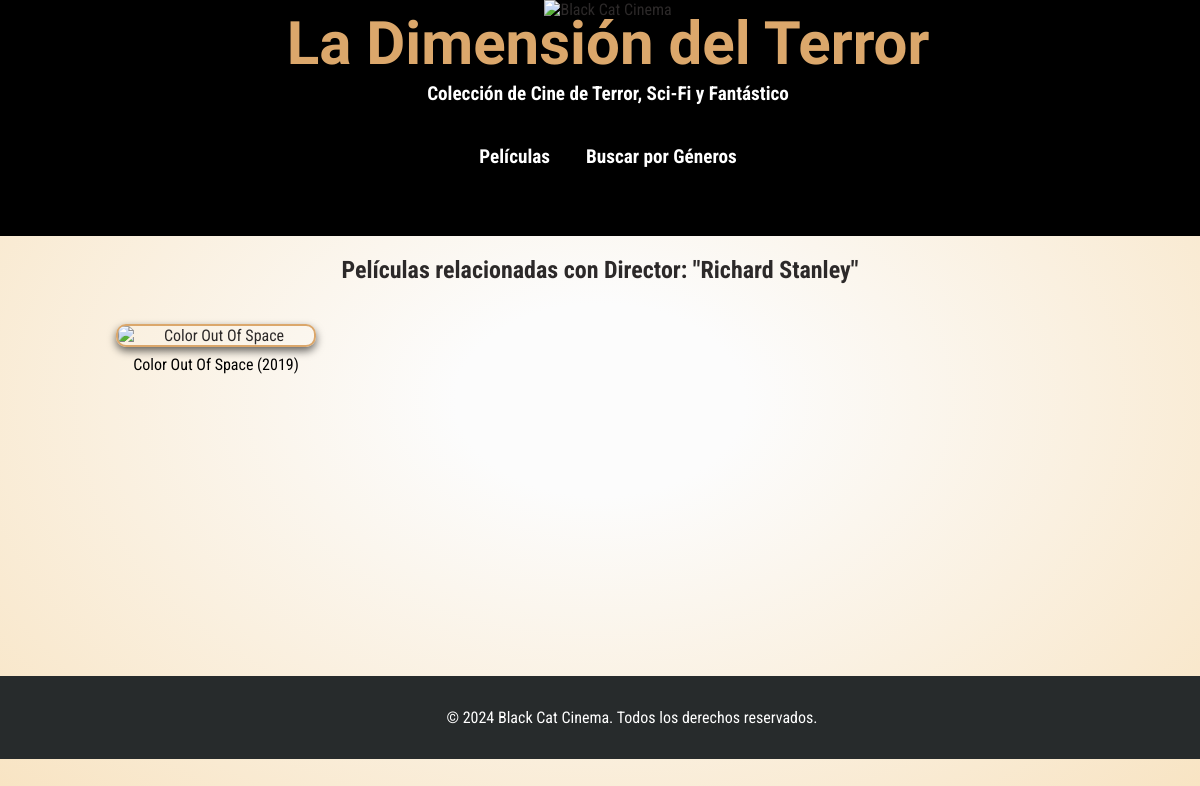
Page /director/Richard Stanley/ on the committed database.
### movies/models.py (models this page shows, shortened)
class Movie(models.Model):
    title = models.CharField(max_length=200)
    description = models.TextField(null=True, blank=True)
    release_date = models.DateField(null=True, blank=True)
    rating = models.FloatField(null=True, blank=True)
    duration = models.IntegerField(null=True, blank=True)  # Duración en minutos
    language = models.CharField(max_length=50, null=True, blank=True)  # Idioma original
    director = models.CharField(max_length=200, null=True, blank=True)  # Director
    cast = models.TextField(null=True, blank=True)  # Reparto
    tmdb_url = models.URLField(null=True, blank=True)  # Enlace a TMDb
    poster_image = models.ImageField(upload_to='posters/', blank=True, null=True)
    header_image = models.ImageField(upload_to='headers/', blank=True, null=True)  # Imagen del encabezado
    drive_url = models.URLField()
    trailer_url = models.URLField(null=True, blank=True)  # Nuevo campo para la URL del tráiler
    genres = models.ManyToManyField('Genre', related_name='movies')
    review = CKEditor5Field('Review', config_name='default', blank=True, null=True)

### movies/views.py (the view)
# urls.py: path('<str:tag_type>/<str:tag>/', views.movies_by_tag, name='movies_by_tag'),  # Filtrar por etiqueta
def movies_by_tag(request, tag_type, tag):
    if tag_type == "director":
        movies = Movie.objects.filter(director__iexact=tag)  # Asegura que la búsqueda sea insensible a mayúsculas
    elif tag_type == "cast":
        movies = Movie.objects.filter(cast__icontains=tag.strip())
    else:
        movies = Movie.objects.none()
    context = {
        'movies': movies,
        'tag_type': tag_type,
        'tag': tag,
    }
    print(f"Tag Type: {tag_type}, Tag: {tag}")
    return render(request, 'movies/movies_by_tag.html', context)

### movies/templates/movies/movies_by_tag.html (shortened to what this page needs)
<!DOCTYPE html>
<html lang="es">
<head>
    {% load static %}
    <link rel="stylesheet" href="{% static 'css/styles.css' %}">
    <link rel="stylesheet" href="https://cdnjs.cloudflare.com/ajax/libs/font-awesome/6.4.0/css/all.min.css" />
</head>
<body>
    <header>
        <a href="{% url 'movie_list' %}" class="header-link">
            <div id="img-header">
                <img src="{% static 'banners/header_default.jpg' %}" alt="Black Cat Cinema">
            </div>
            <h1>La Dimensión del Terror</h1>
            <h3>Colección de Cine de Terror, Sci-Fi y Fantástico</h3>
        </a>
        <nav class="navbar">
            <ul>
                <li><a href="{% url 'movie_list' %}">Películas</a></li>
                <li><a href="{% url 'search_movies' %}">Buscar por Géneros</a></li>
            </ul>
        </nav>
    </header>
    <main>
        <h2>Películas relacionadas con {{ tag_type|title }}: "{{ tag }}"</h2>
        <section id="movie-posters">
            <div class="posters-grid">
                {% for movie in movies %}
                    <div class="poster-box">
                        <div class="poster-content">
                        </div>
                        <div class="poster-info">
                            <p>{{ movie.title }} ({{ movie.release_date.year|default:"N/A" }})</p>
                        </div>
                    </div>
                {% empty %}
                    <p>No se encontraron películas relacionadas con esta etiqueta.</p>
                {% endfor %}
            </div>
        </section>
    </main>
    <footer>
        <p>&copy; 2024 Black Cat Cinema. Todos los derechos reservados.</p>
    </footer>
</body>
</html>

### movies/static/css/styles.css (style rules this page uses)
:root { --font-primary: 'Poppins', sans-serif; --font-secondary: 'Roboto Condensed', sans-serif; --font-title: 'Holtwood One SC', serif; --font-body: 'Mulish', sans-serif; --font-accent: 'Bebas Neue', cursive; --font-extra: 'PT Sans Narrow', sans-serif; --font-decorative: 'Ruslan Display', cursive; --font-special: 'Bruno Ace SC', sans-serif; }
body { font-family: var(--font-secondary); margin: 0; padding: 0; box-sizing: border-box; background: radial-gradient( 100% 100% at 50% 50%, rgba(252, 252, 252, 1) 12%, rgba(247, 222, 181, 1) 84%, rgba(232, 229, 220, 1) 96% ); background-blend-mode: multiply; color: rgb(44, 41, 41); min-height: 100vh; }
html, body { overflow-x: hidden; }
header { background-color: black; text-align: center; position: relative; overflow: hidden; width: 100%; height: 220px; padding: 0.5rem 0.5rem; display: flex; justify-content: center; align-items: center; flex-direction: column; z-index: 2; }
header > * { flex: 1; max-height: 100%; }
header h1 { margin: 0; color: #dba76b; font-size:60px; z-index: 1; position: relative; font-family: var(--font-special); text-shadow: 2px 2px 4px rgba(0.6, 0, 0.6, 0.95); margin-bottom: 0.2rem; }
header h3 { font-family: var(--font-secondary); font-size: 1.2rem; color: #ffffff; z-index: 2; margin-top: 0; position: relative; text-shadow: 1px 1px 2px rgba(0, 0, 0, 0.8); opacity: 0; transform: translateX(-20px); animation: fadeInLeft 1s ease-out forwards; }
nav ul li a { position: relative; text-shadow: 2px 2px 4px rgba(0, 0.6, 0, 0.6); }
nav ul li a::after { content: ''; position: absolute; width: 0; height: 2px; background-color: #dba76b; left: 0; bottom: -5px; transition: width 0.3s; }
#img-header { position: absolute; top: 0; left: 0; width: 100%; height: 100%; z-index: 1; overflow: hidden; object-fit: cover; }
#img-header img { width: 100%; height: 100%; object-fit: cover; }
nav ul { list-style: none; padding: 5px 15px; display: flex; justify-content: center; margin-bottom: 0px; position:relative; z-index: 3; background-color: rgba(0, 0, 0, 0.45); border-radius: 8px; }
nav ul li { margin: 0 0.5rem; }
nav ul li a { font-family: var(--font-secondary); color: rgb(255, 255, 255); text-decoration: none; font-size: 1.2rem; font-weight: 700; text-shadow: 1px 1px 3px rgba(0, 0, 0, 0.8); padding: 5px 8px; border: 2px solid transparent; transition: all 0.3s ease-in-out; border-radius: 5px; background-color: rgba(0, 0, 0, 0); }
main { padding: 2rem; flex: 1; display: flex; flex-direction: column; align-items: center; max-width: 1200px; margin: 0 auto; box-sizing: border-box; margin-top: 0; padding-top: 0; }
#movie-posters { text-align: center; width: 100%; padding: 0; display: flex; justify-content: center; align-items: center; flex-direction: column; margin: 0; }
.posters-grid { display: grid; grid-template-columns: repeat(4, 1fr); gap: 1rem; max-width: 100%; justify-content: center; }
.poster-box { width: 200px; height: 300px; position: relative; margin: 20px; text-align: center; }
.poster-content { position: relative; overflow: hidden; border: 2px solid #dba76b; border-radius: 10px; box-shadow: 0 4px 8px rgba(0.1, 0.1, 0, 0.6); }
.poster-info { text-align: center; color: #000000; font-size: 1rem; margin-top: 0.5rem; }
.poster-info p { margin: 0; font-size: 1rem; }
footer { background-color: #272B2C; color: #fff; padding: 1rem 2rem; width: 100%; display: flex; justify-content: center; align-items: center; flex-direction: column; margin-top: auto; }
.header-link { display: block; text-decoration: none; color: inherit; width: 100%; height: 100%; }

### rows in the picture
Movie: director "Richard Stanley", title "Color Out Of Space", release_date.year "2019"

### other values in the picture
{{ tag_type|title }} "Director"
